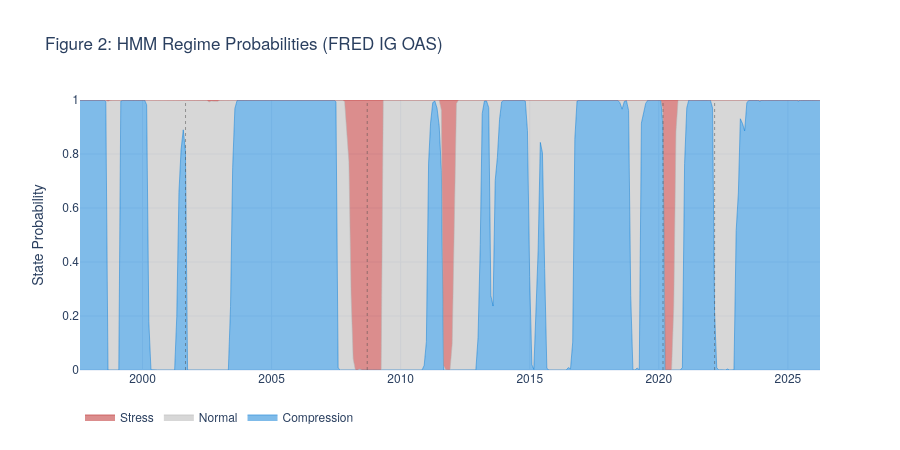

The cell this chart's notebook holds for it:
### Markdown cell above
---

## 5. HMM Regime Detection <a id='5-hmm'></a>

### Why Regimes Matter

> **Credit markets exhibit three distinct behavioral regimes.** Model parameters that work in normal markets fail catastrophically in stress. The HMM identifies which regime we're in *before* it's obvious.

### What the HMM Is

A **Hidden Markov Model** is a probabilistic model that assumes the observed data (OAS levels and changes) is generated by an underlying hidden process that switches between a finite number of states. We don't observe the state directly — we infer it from the data.

- **"Hidden"**: the regime (Compression/Normal/Stress) is not directly observable
- **"Markov"**: the probability of transitioning to the next state depends only on the current state, not the full history
- **"Model"**: each state has its own Gaussian distribution (mean + covariance) for the observed features

### How It Works in Our System

**Input features** (computed from FRED OAS):
- OAS level (current IG composite spread)
- 1-month OAS change (short-term momentum)
- 3-month OAS change (medium-term trend)
- 6-month OAS change (long-term trend)

**Training**: Expectation-Maximization algorithm with 300 iterations on the full OAS history. The EM algorithm alternates between (E) computing the probability of each state given the data and current parameters, and (M) updating the parameters to maximize likelihood.

**Output**: For each month in history, the model produces:
1. A **state assignment** (0, 1, or 2)
2. A **probability vector** [p_compression, p_normal, p_stress] — how confident the model is
3. A **transition matrix** — the probability of moving between states

### What the Three States Represent

| State | Label | Characteristics | τ (BL) | ω Scale | What It Means for the Portfolio |
|-------|-------|-----------------|--------|---------|-------------------------------|
| 0 | **Compression** | Tight spreads, low vol, mean-reverting | 0.010 | 0.5 | Trust the equilibrium AND the forecasts. Spreads are stable. Lean into factor signals. |
| 1 | **Normal** | Average spreads, moderate vol | 0.025 | 1.0 | Balanced — prior and views weighted equally. Standard factor rotation. |
| 2 | **Stress** | Wide spreads, high vol, fat tails | 0.075 | 3.0 | Don't trust forecasts (ω=3 inflates view uncertainty). Don't trust equilibrium either (τ=0.075). Go defensive — rotate toward quality. |

### Why τ and ω Change By Regime

**τ (tau)** controls how uncertain we are about the equilibrium prior. Higher τ = more uncertain = posterior can deviate more from equilibrium. In stress, τ is high because the "normal" equilibrium is unreliable.

**ω (omega)** scales the uncertainty of our Prophet views. Higher ω = we trust Prophet forecasts less. In stress, ω=3.0 because Prophet (trained on mostly normal data) is unreliable during dislocations.

### Code cell
# ── Figure 2: HMM Regime Detection ───────────────────────────────
from credit_portfolio.models.hmm_regime import fit_hmm, get_current_regime, regime_summary

hmm_result = fit_hmm(monthly, n_states=3, n_iter=300)
regime_info = get_current_regime(hmm_result)

# Map regime label to its probability
_regime_prob = {
    "COMPRESSION": regime_info.get("p_compression", 0),
    "NORMAL": regime_info.get("p_normal", 0),
    "STRESS": regime_info.get("p_stress", 0),
}.get(regime_info["regime"], 0)

print(f"Current regime: {regime_info['regime']} (probability: {_regime_prob:.1%})")
print(f"Omega scale: {hmm_result.omega_scale}")

# Regime probabilities stacked area
probs = hmm_result.state_probs
fig_hmm = go.Figure()

regime_config = {
    0: ('Compression', DENIM),
    1: ('Normal', SILVER),
    2: ('Stress', CRIMSON),
}

for state in range(3):
    if state in probs.columns:
        name, color = regime_config[state]
        fig_hmm.add_trace(go.Scatter(
            x=probs.index, y=probs[state].values,
            name=name, stackgroup='one',
            line=dict(width=0.5, color=color),
        ))

for date, label in events:
    fig_hmm.add_vline(x=date, line_dash='dot', line_color=CHARCOAL, line_width=0.5)

fig_hmm.update_layout(
    title='Figure 2: HMM Regime Probabilities (FRED IG OAS)',
    yaxis_title='State Probability', yaxis_range=[0, 1],
    template=TEMPLATE, height=450,
    legend=dict(orientation='h', y=-0.12),
    font=dict(family='Helvetica Neue, Arial, sans-serif'),
)
fig_hmm.show()

### Figure 1 — Plotly figure (JSON) as saved in the notebook; plotly's stock layout.template omitted (floating-point values rounded to 4 significant figures; data arrays with more than 128 entries replaced by an {"elided": "..."} marker saying what was removed)
{"data": [{"line": {"color": "#0078D4", "width": 0.5}, "name": "Compression", "stackgroup": "one", "type": "scatter", "x": {"elided": "345 str values"}, "y": {"elided": "345 float values"}}, {"line": {"color": "#B0B0B0", "width": 0.5}, "name": "Normal", "stackgroup": "one", "type": "scatter", "x": {"elided": "345 str values"}, "y": {"elided": "345 float values"}}, {"line": {"color": "#B71C1C", "width": 0.5}, "name": "Stress", "stackgroup": "one", "type": "scatter", "x": {"elided": "345 str values"}, "y": {"elided": "345 float values"}}], "layout": {"font": {"family": "Helvetica Neue, Arial, sans-serif"}, "height": 450, "legend": {"orientation": "h", "y": -0.12}, "shapes": [{"line": {"color": "#4A4A4A", "dash": "dot", "width": 0.5}, "type": "line", "x0": "2001-09-01", "x1": "2001-09-01", "xref": "x", "y0": 0, "y1": 1, "yref": "y domain"}, {"line": {"color": "#4A4A4A", "dash": "dot", "width": 0.5}, "type": "line", "x0": "2008-09-15", "x1": "2008-09-15", "xref": "x", "y0": 0, "y1": 1, "yref": "y domain"}, {"line": {"color": "#4A4A4A", "dash": "dot", "width": 0.5}, "type": "line", "x0": "2020-03-01", "x1": "2020-03-01", "xref": "x", "y0": 0, "y1": 1, "yref": "y domain"}, {"line": {"color": "#4A4A4A", "dash": "dot", "width": 0.5}, "type": "line", "x0": "2022-03-01", "x1": "2022-03-01", "xref": "x", "y0": 0, "y1": 1, "yref": "y domain"}], "title": {"text": "Figure 2: HMM Regime Probabilities (FRED IG OAS)"}, "yaxis": {"range": [0, 1], "title": {"text": "State Probability"}}}}
